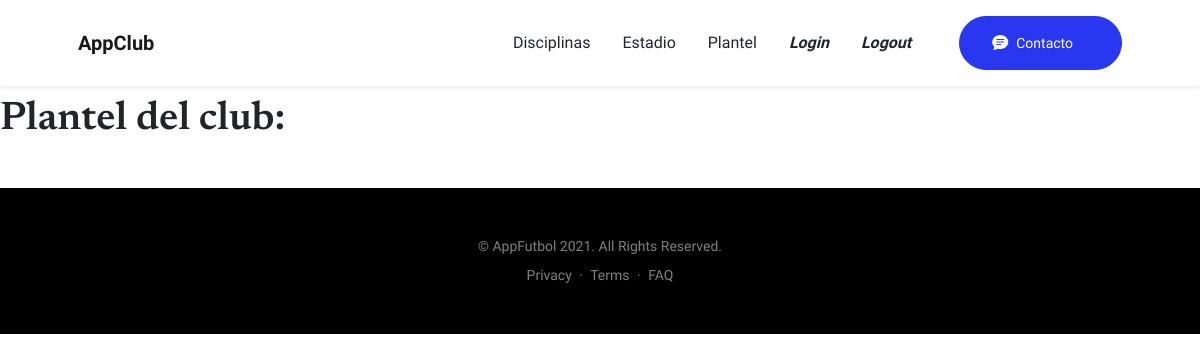
Before: /AppClub/plantel/list (signed in) with the older database file.
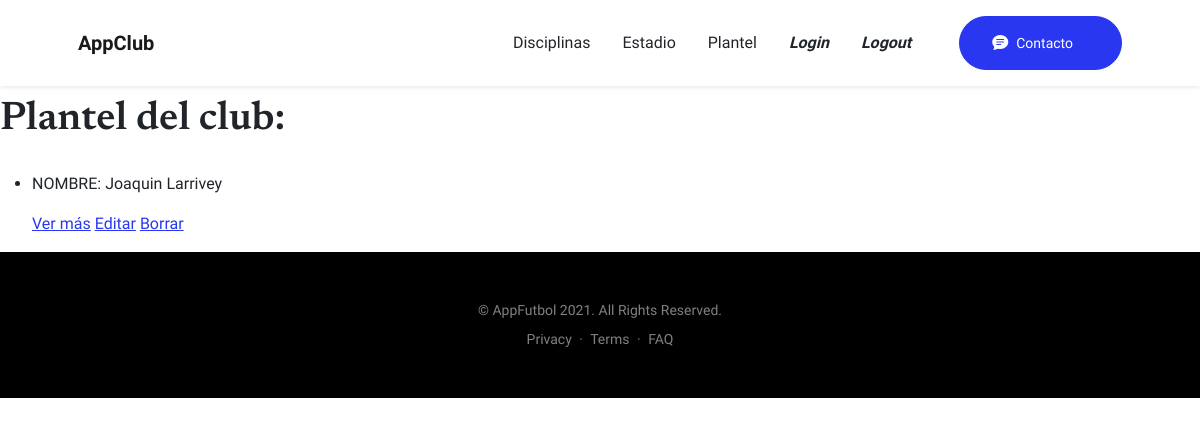
After: the same page with the newer database file.
### AppClub/models.py (models this page shows, shortened)
class Jugador(models.Model):
    nombre = models.CharField(max_length=40)
    altura = models.FloatField()
    edad = models.IntegerField()

### AppClub/views.py (the view)
# urls.py: path('plantel/list', views.JugadorList.as_view(), name='List2'),
class JugadorList(LoginRequiredMixin, ListView):
    model = Jugador
    template_name = "AppClub/plantel_list.html"

### AppClub/templates/AppClub/plantel_list.html
{% extends "AppClub/base.html" %}
{% load static %}
        {% block contenidoVariable %}
        <h1 class="mb-1">Plantel del club:</h1> <br>
          <ul>
            {% for jugador in object_list %}
            <li>
              <p>NOMBRE: {{ jugador.nombre}}</p>
              <p>
              <a href="{% url 'Detail2' jugador.id %}">Ver más</a>
              <a href="{% url 'Edit2' jugador.id %}">Editar</a>
              <a href="{% url 'Delete2' jugador.id %}">Borrar</a>
            </p>
            </li>
            {% endfor %}
          </ul>
        {% endblock %}

Changed rows visible on the page:
added Jugador: nombre "Joaquin Larrivey"
